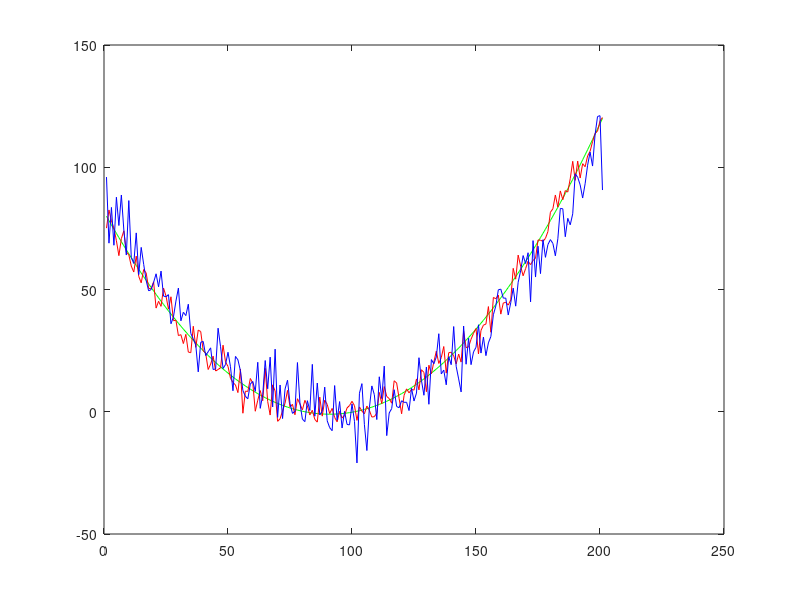

Recreate this plot in MATLAB.
clc
clear
close all

x = [-10:0.1:10]';
x2 = x.^2;
X = [x x2];

n = randn(size(x));
n = n/max(abs(n));
Xn = X + 0.1*max(abs(X(:)))*n;

Y = x2 + 2*x;
n = randn(size(x));
n = n/max(abs(n));
Yn = Y + 0.1*max(abs(Y(:)))*n;

theta = pinv(Xn'*Xn)*Xn'*Yn;

disp(theta)

Y_hat = Xn*theta;

e = Y-Y_hat;
disp(rms(e))

figure()
plot(Y,'g'); hold on;
plot(Yn,'r'); hold on;
plot(Y_hat,'b');